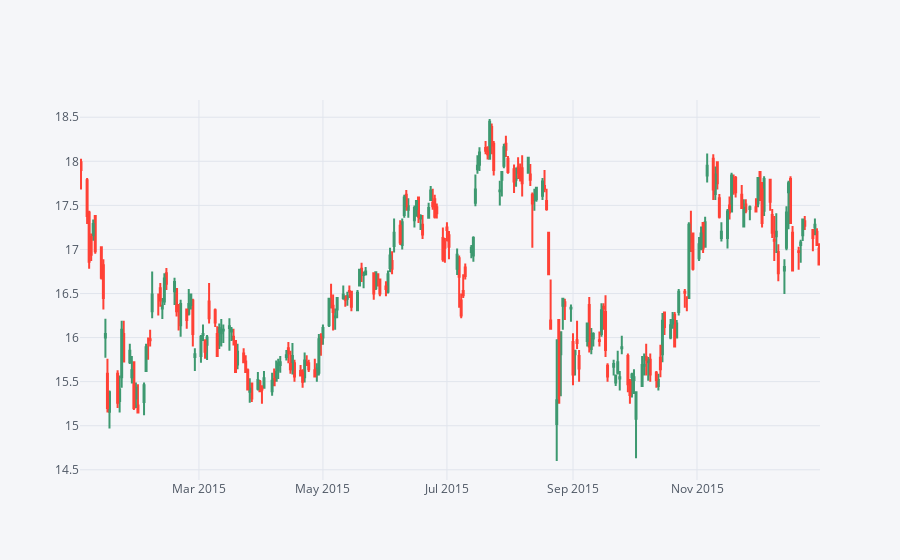

Notebook source saved alongside this figure:
### Markdown cell above
#### Use .iplot(kind='candle') to create a candle plot of Bank of America's stock from Jan 1st 2015 to Jan 1st 2016.

### Code cell
BAC.loc[datetime.datetime(2016,1,1):datetime.datetime(2015,1,1)].iplot(kind = 'candle')

### Figure 1 — Plotly figure (JSON) as saved in the notebook; plotly's stock layout.template omitted (floating-point values rounded to 4 significant figures; data arrays with more than 128 entries replaced by an {"elided": "..."} marker saying what was removed)
{"data": [{"close": {"elided": "252 float values"}, "high": {"elided": "252 float values"}, "low": {"elided": "252 float values"}, "open": {"elided": "252 float values"}, "showlegend": false, "type": "candlestick", "x": {"elided": "252 str values"}, "yaxis": "y2"}], "layout": {"legend": {"bgcolor": "#F5F6F9", "font": {"color": "#4D5663"}}, "paper_bgcolor": "#F5F6F9", "plot_bgcolor": "#F5F6F9", "title": {"font": {"color": "#4D5663"}}, "xaxis": {"gridcolor": "#E1E5ED", "rangeslider": {"visible": false}, "showgrid": true, "tickfont": {"color": "#4D5663"}, "title": {"font": {"color": "#4D5663"}, "text": ""}, "zerolinecolor": "#E1E5ED"}, "yaxis": {"gridcolor": "#E1E5ED", "showgrid": true, "showticklabels": false, "tickfont": {"color": "#4D5663"}, "title": {"font": {"color": "#4D5663"}, "text": ""}, "zerolinecolor": "#E1E5ED"}, "yaxis2": {"gridcolor": "#E1E5ED", "showgrid": true, "tickfont": {"color": "#4D5663"}, "title": {"font": {"color": "#4D5663"}, "text": ""}, "zerolinecolor": "#E1E5ED"}}}
